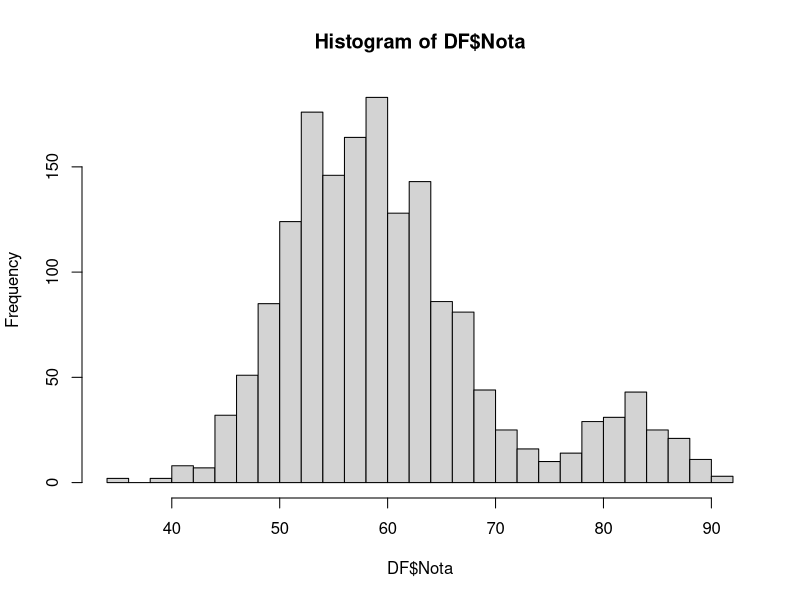

The R source for this figure:
## ---- chunk 1
library(readr)
library(dplyr)
## ---- chunk 2
r <- function(x){
  return(round(x, digits = 2))
}
## ---- chunk 3
DF <- read_csv('DFB.csv')
DF
## ---- chunk 4
p1 <- 6*5*4
p2 <- 6*5*4*3*2

N <- 6
M <- 3
n <- 3

r(dhyper(3, N, N-M, N))
## ---- chunk 5
DF %>% filter(Tipo == 'B') -> DF2
## ---- chunk 6
p <- mean(DF2$Nota)
p/100 -> p
p

#valor esperado
100*p

#desviación
r(sqrt(100*p*(1-p)))
## ---- chunk 7
DF %>% filter(Tipo == 'A' & Nota >= 55) -> DF3
DF %>% filter(Tipo == 'A') -> DF4

# Jalar
p1 <- nrow(DF3)/nrow(DF)

p2 <- nrow(DF4)/nrow(DF)

p1 - p2

#Mención destacada
DF %>% filter(Tipo == 'A' & Nota > 75) -> DF5

r(nrow(DF5)/nrow(DF4))
## ---- chunk 8
# Exactamente 75 pts
DF %>% filter(Nota == 75) -> DF6
prob_75 <- nrow(DF6)/nrow(DF)
r(prob_75)

# Bayes
DF %>% filter(Nota == 75 & Tipo == 'A') -> DF7
p_A_itersec_75 <- nrow(DF7)/nrow(DF)

p_A_itersec_75/prob_75

## ---- chunk 9
summary(DF$Nota)
## ---- chunk 10
hist(DF$Nota, breaks=30)
mean(DF$Nota)
## ---- chunk 11
DF %>% filter(Nota>= 55) %>% select(Nota) %>% count()/nrow(DF)
